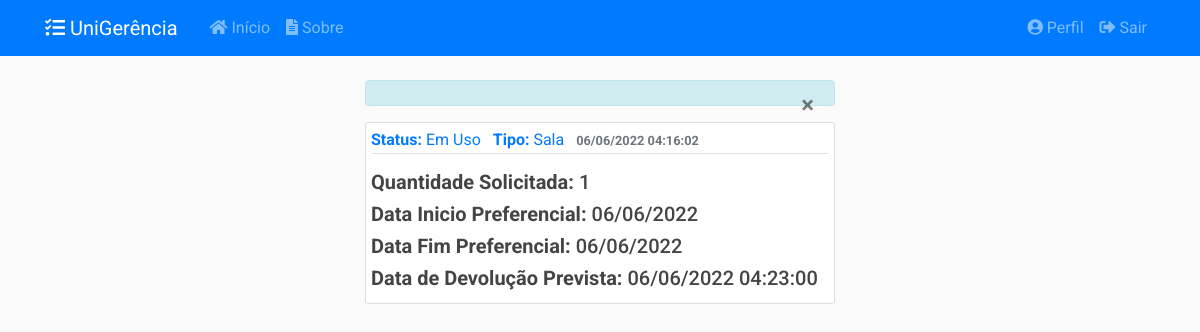
The app's page /solicitacoes/25 (signed in), older data.
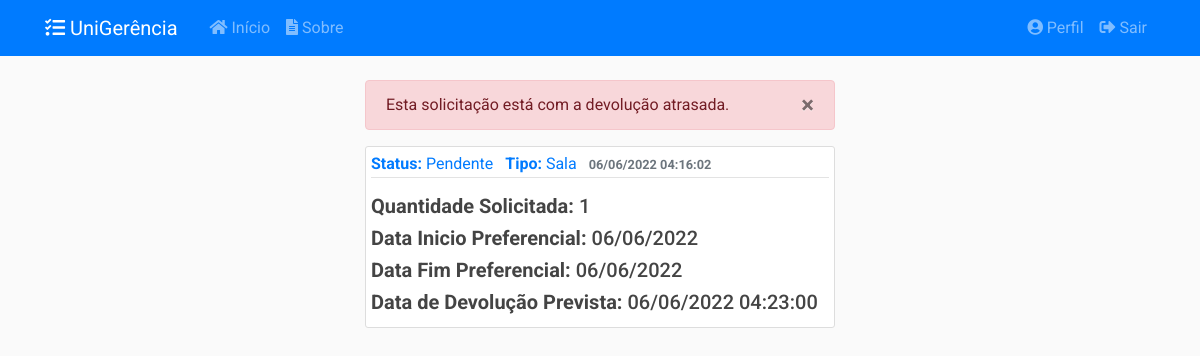
The same page, newer data.
### app/models/solicitacoes.py (models this page shows, shortened)
class Solicitacao(db.Model):
    __tablename__ = 'solicitacoes'
    __table_args__ = {'extend_existing': True}
    id = db.Column(db.Integer, primary_key=True)
    status = db.Column(db.Enum(Status), default=Status.ABERTO.name)
    data_abertura = db.Column(db.DateTime, nullable=False,
                              default=datetime.now().astimezone(fuso_horario))
    data_inicio_pref = db.Column(db.Date, nullable=False)
    data_fim_pref = db.Column(db.Date, nullable=False)
    data_retirada = db.Column(db.DateTime, nullable=True)
    data_devolucao = db.Column(db.DateTime, nullable=True)
    data_cancelamento = db.Column(db.DateTime, nullable=True)
    data_finalizacao = db.Column(db.DateTime, nullable=True)
    quantidade = db.Column(db.Integer, nullable=False, default=0)
    descricao = db.Column(db.String(20), nullable=False)
    tipo = db.Column(db.String(20), nullable=False)
    ativo = db.Column(db.Boolean, nullable=False, default=True)
    usuario_id = db.Column(db.Integer, db.ForeignKey('usuarios.id'),
                           nullable=False)
    turno_id = db.Column(db.Integer, db.ForeignKey('turnos.id'),
                           nullable=False)
    turno = db.relationship('Turno', back_populates='solicitacoes')
    def recupera_id(sol_id):
        return Solicitacao.query.filter_by(id=sol_id).filter_by(ativo=True).first_or_404()
    def verifica_autor(self, usuario):
        if self.autor == usuario or self.autor.tipo.name == 'AMDIN':
            return True
        else:
            return False
    __mapper_args__ = {
        'polymorphic_identity': 'SOLICITACAO',
        'polymorphic_on': tipo
    }
    def __repr__(self):
        return f"Solicitação #{self.id} - {self.tipo} - {self.status.value}"

### app/controllers/solicitacoes.py (the view)
@solicitacoes.route("/<int:solicitacao_id>")
@login_required
def solicitacao(solicitacao_id):
    solicitacao = Solicitacao.recupera_id(solicitacao_id)
    if not solicitacao.verifica_autor(current_user):
        abort(403)
    return render_template('solicitacoes/solicitacao.html',
                           title=solicitacao, solicitacao=solicitacao)

### app/models/usuarios.py (called while the page is built)
@login_manager.user_loader
def load_user(user_id):
    return Usuario.query.get(int(user_id))

### app/templates/solicitacoes/solicitacao.html (shortened to what this page needs)
{% extends "layout.html" %}
{% block conteudo %}
{% if solicitacao.status.name != 'PENDENTE' %}
<div class="alert alert-info" role="alert" id="alert-message">
    <button type="button" class="close" data-dismiss="alert">
    <span>&times;</span>
    </button>
</div>
{% else %}
<div class="alert alert-danger" role="alert" id="alert-message">
    <button type="button" class="close" data-dismiss="alert">
    <span>&times;</span>
    </button>
    Esta solicitação está com a devolução atrasada.
</div>
{% endif %}
<article class="media content-section">
    <div class="media-body">
        <div class="article-metadata mb-3">
            <a class="mr-2"><strong>Status:</strong> {{ solicitacao.status.value }}</a>
            {% if solicitacao.tipo == 'EQUIPAMENTO' %}
            <a class="mr-2"><strong>Tipo:</strong> Equipamento</a>
            {% elif solicitacao.tipo == 'SALA' %}
            <a class="mr-2"><strong>Tipo:</strong> Sala</a>
            {% endif %}
            <small class="text-muted"><strong>{{ solicitacao.data_abertura.strftime('%d/%m/%Y %H:%M:%S') }}</strong></small>
        </div>
        {% if solicitacao.quantidade %}
            <h5 class="article-content"><strong>Quantidade Solicitada:</strong> {{ solicitacao.quantidade }}</h5>
        {% endif %}
        {% if solicitacao.data_inicio_pref %}
            <h5 class="article-content"><strong>Data Inicio Preferencial:</strong> {{ solicitacao.data_inicio_pref.strftime('%d/%m/%Y') }}</h5>
        {% endif %}
        {% if solicitacao.data_fim_pref %}
            <h5 class="article-content"><strong>Data Fim Preferencial:</strong> {{ solicitacao.data_fim_pref.strftime('%d/%m/%Y') }}</h5>
        {% endif %}
        {% if solicitacao.data_devolucao %}
            <h5 class="article-content"><strong>Data de Devolução Prevista:</strong> {{ solicitacao.data_devolucao.strftime('%d/%m/%Y %H:%M:%S') }}</h5>
        {% endif %}
    </div>
</article>
{% endblock conteudo %}

### app/templates/layout.html (shortened to what this page needs)
<!DOCTYPE html>
<html>
<head>
    <link rel="stylesheet" type="text/css" href="{{ url_for('static', filename='css/bootstrap4.min.css') }}">
    <link rel="stylesheet" type="text/css" href="{{ url_for('static', filename='css/main.css') }}">
    <link rel="stylesheet" type="text/css" href="https://cdn.datatables.net/v/dt/jszip-2.5.0/dt-1.12.1/b-2.2.3/b-colvis-2.2.3/b-html5-2.2.3/b-print-2.2.3/cr-1.5.6/date-1.1.2/fh-3.2.3/r-2.3.0/rg-1.2.0/rr-1.2.8/sc-2.0.6/sp-2.0.1/sl-1.4.0/datatables.min.css"/>
    <link rel="stylesheet" type="text/css" href="{{ url_for('static', filename='css/select2.min.css') }}"/>
    <link rel="stylesheet" type="text/css" href="{{ url_for('static', filename='css/select2-bootstrap.min.css') }}">
    <link rel="stylesheet" type="text/css" href="https://pro.fontawesome.com/releases/v5.15.0/css/all.css">
</head>
<body>
    <header class="site-header">
        <nav class="navbar navbar-expand-md navbar-dark bg-primary fixed-top">
            <div class="container">
                <a class="navbar-brand mr-4" href="{{ url_for('principal.inicio') }}"><i class="fas fa-tasks"></i> UniGerência</a>
                <div class="collapse navbar-collapse" id="navbarToggle">
                    <div class="navbar-nav mr-auto">
                        <a class="nav-item nav-link" href="{{ url_for('principal.inicio') }}"><i class="fas fa-home"></i>&nbsp;Início</a>
                        <a class="nav-item nav-link" href="{{ url_for('principal.sobre') }}"><i class="fas fa-file-alt"></i>&nbsp;Sobre</a>
                    </div>
                    <div class="navbar-nav">
                    {% if current_user.is_authenticated %}
                        <a class="nav-item nav-link" href="{{ url_for('usuarios.perfil') }}"><i class="fas fa-user-circle"></i>&nbsp;Perfil</a>
                        <a class="nav-item nav-link" href="{{ url_for('usuarios.logout') }}"><i class="fas fa-sign-out-alt"></i>&nbsp;Sair</a>
                    {% else %}
                        <a class="nav-item nav-link" href="{{ url_for('usuarios.login') }}"><i class="fas fa-sign-in-alt"></i>&nbsp;Login</a>
                        <a class="nav-item nav-link" href="{{ url_for('usuarios.registrar') }}"><i class="fas fa-address-card"></i>&nbsp;Registre-se</a>
                    {% endif %}
                    </div>
                </div>
            </div>
        </nav>
    </header>
    <main role="main" class="container-fluid">
        <div class="row justify-content-lg-center">
            <div class="col-lg-5 align-self-lg-center">
            {% block conteudo %}{% endblock %}
            </div>
        </div>
    </main>
</body>
</html>

### app/static/css/main.css (style rules this page uses)
body { background: #fafafad5; color: #333333; margin-top: 5rem; font-family: 'Roboto' !important; }
h1, h2, h3, h4, h5, h6 { color: #444444; }
html { scroll-behavior: smooth; }
.content-section { background: #ffffff; padding: 5px 5px; border: 1px solid #dddddd; border-radius: 3px; margin-bottom: 20px; }
.article-content { white-space: pre-line; }
.article-metadata { padding-bottom: 1px; margin-bottom: 4px; border-bottom: 1px solid #e3e3e3 }

Row changes from the older to the newer data that the page shows:
changed Solicitacao: status "EMUSO" → "PENDENTE" (drawn); status.value "Em Uso" → "Pendente"
Text that changed along with them:
text now shown: "Esta solicitação está com a devolução atrasada."
